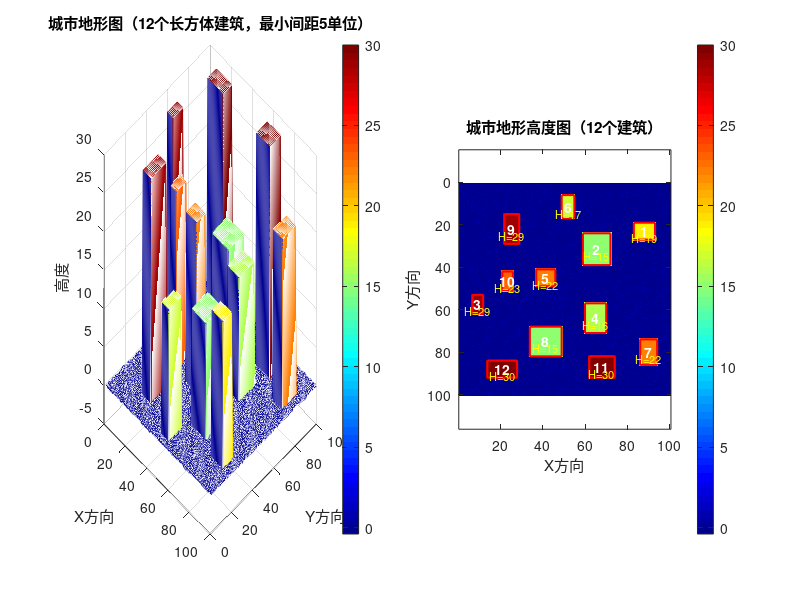
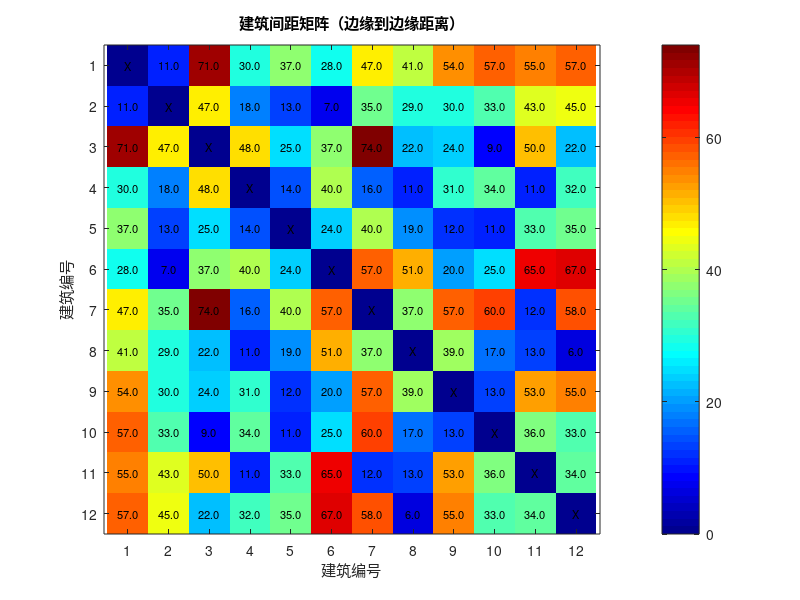

Recreate these plots in MATLAB, in order.
% 自动生成的地形重建脚本 - 纯脚本格式
% 生成时间: 12-Jan-2026 23:03:51
% 参数: 建筑数量=12, 高度范围=15-30, 边缘距离=5, 最小间距=5

% 地图参数
mapSize = [100, 100];
groundHeight = 0;
buildingCount = 12;
minSpacing = 5; % 最小间距参数

% 建筑参数矩阵
% 格式: [x_center, y_center, width, depth, height]
building_params = [
      88.0,   23.0,   10.0,    8.0,   19.0;  % 建筑1
      65.5,   31.5,   13.0,   15.0,   15.0;  % 建筑2
       9.5,   57.5,    5.0,    9.0,   29.0;  % 建筑3
      65.0,   64.0,   10.0,   14.0,   16.0;  % 建筑4
      41.5,   45.0,    9.0,    8.0,   22.0;  % 建筑5
      52.0,   11.5,    6.0,   11.0,   17.0;  % 建筑6
      90.0,   80.0,    8.0,   12.0,   22.0;  % 建筑7
      41.5,   75.0,   15.0,   14.0,   15.0;  % 建筑8
      25.5,   22.0,    7.0,   14.0,   29.0;  % 建筑9
      23.5,   46.5,    5.0,    9.0,   23.0;  % 建筑10
      68.0,   87.0,   12.0,   10.0,   30.0;  % 建筑11
      21.0,   88.0,   14.0,    8.0,   30.0;  % 建筑12
];

% 输出变量
map_z = groundHeight * ones(mapSize);

% 初始化建筑信息结构体
building_info = struct('id', {}, 'center_x', {}, 'center_y', {}, ...
                      'width', {}, 'depth', {}, 'height', {}, ...
                      'x_min', {}, 'x_max', {}, 'y_min', {}, ...
                      'y_max', {}, 'valid', {});

% 放置建筑
% 建筑1
center_x_1 = building_params(1, 1);
center_y_1 = building_params(1, 2);
width_1 = building_params(1, 3);
depth_1 = building_params(1, 4);
height_1 = building_params(1, 5);
x_min_1 = center_x_1 - width_1/2;
x_max_1 = center_x_1 + width_1/2;
y_min_1 = center_y_1 - depth_1/2;
y_max_1 = center_y_1 + depth_1/2;
% 在地形图上放置建筑1
x_start_1 = max(1, floor(x_min_1));
x_end_1 = min(mapSize(2), ceil(x_max_1));
y_start_1 = max(1, floor(y_min_1));
y_end_1 = min(mapSize(1), ceil(y_max_1));
map_z(y_start_1:y_end_1, x_start_1:x_end_1) = height_1;

% 保存建筑1信息
building_info(1).id = 1;
building_info(1).center_x = center_x_1;
building_info(1).center_y = center_y_1;
building_info(1).width = width_1;
building_info(1).depth = depth_1;
building_info(1).height = height_1;
building_info(1).x_min = x_min_1;
building_info(1).x_max = x_max_1;
building_info(1).y_min = y_min_1;
building_info(1).y_max = y_max_1;
building_info(1).valid = true;

% 建筑2
center_x_2 = building_params(2, 1);
center_y_2 = building_params(2, 2);
width_2 = building_params(2, 3);
depth_2 = building_params(2, 4);
height_2 = building_params(2, 5);
x_min_2 = center_x_2 - width_2/2;
x_max_2 = center_x_2 + width_2/2;
y_min_2 = center_y_2 - depth_2/2;
y_max_2 = center_y_2 + depth_2/2;
% 在地形图上放置建筑2
x_start_2 = max(1, floor(x_min_2));
x_end_2 = min(mapSize(2), ceil(x_max_2));
y_start_2 = max(1, floor(y_min_2));
y_end_2 = min(mapSize(1), ceil(y_max_2));
map_z(y_start_2:y_end_2, x_start_2:x_end_2) = height_2;

% 保存建筑2信息
building_info(2).id = 2;
building_info(2).center_x = center_x_2;
building_info(2).center_y = center_y_2;
building_info(2).width = width_2;
building_info(2).depth = depth_2;
building_info(2).height = height_2;
building_info(2).x_min = x_min_2;
building_info(2).x_max = x_max_2;
building_info(2).y_min = y_min_2;
building_info(2).y_max = y_max_2;
building_info(2).valid = true;

% 建筑3
center_x_3 = building_params(3, 1);
center_y_3 = building_params(3, 2);
width_3 = building_params(3, 3);
depth_3 = building_params(3, 4);
height_3 = building_params(3, 5);
x_min_3 = center_x_3 - width_3/2;
x_max_3 = center_x_3 + width_3/2;
y_min_3 = center_y_3 - depth_3/2;
y_max_3 = center_y_3 + depth_3/2;
% 在地形图上放置建筑3
x_start_3 = max(1, floor(x_min_3));
x_end_3 = min(mapSize(2), ceil(x_max_3));
y_start_3 = max(1, floor(y_min_3));
y_end_3 = min(mapSize(1), ceil(y_max_3));
map_z(y_start_3:y_end_3, x_start_3:x_end_3) = height_3;

% 保存建筑3信息
building_info(3).id = 3;
building_info(3).center_x = center_x_3;
building_info(3).center_y = center_y_3;
building_info(3).width = width_3;
building_info(3).depth = depth_3;
building_info(3).height = height_3;
building_info(3).x_min = x_min_3;
building_info(3).x_max = x_max_3;
building_info(3).y_min = y_min_3;
building_info(3).y_max = y_max_3;
building_info(3).valid = true;

% 建筑4
center_x_4 = building_params(4, 1);
center_y_4 = building_params(4, 2);
width_4 = building_params(4, 3);
depth_4 = building_params(4, 4);
height_4 = building_params(4, 5);
x_min_4 = center_x_4 - width_4/2;
x_max_4 = center_x_4 + width_4/2;
y_min_4 = center_y_4 - depth_4/2;
y_max_4 = center_y_4 + depth_4/2;
% 在地形图上放置建筑4
x_start_4 = max(1, floor(x_min_4));
x_end_4 = min(mapSize(2), ceil(x_max_4));
y_start_4 = max(1, floor(y_min_4));
y_end_4 = min(mapSize(1), ceil(y_max_4));
map_z(y_start_4:y_end_4, x_start_4:x_end_4) = height_4;

% 保存建筑4信息
building_info(4).id = 4;
building_info(4).center_x = center_x_4;
building_info(4).center_y = center_y_4;
building_info(4).width = width_4;
building_info(4).depth = depth_4;
building_info(4).height = height_4;
building_info(4).x_min = x_min_4;
building_info(4).x_max = x_max_4;
building_info(4).y_min = y_min_4;
building_info(4).y_max = y_max_4;
building_info(4).valid = true;

% 建筑5
center_x_5 = building_params(5, 1);
center_y_5 = building_params(5, 2);
width_5 = building_params(5, 3);
depth_5 = building_params(5, 4);
height_5 = building_params(5, 5);
x_min_5 = center_x_5 - width_5/2;
x_max_5 = center_x_5 + width_5/2;
y_min_5 = center_y_5 - depth_5/2;
y_max_5 = center_y_5 + depth_5/2;
% 在地形图上放置建筑5
x_start_5 = max(1, floor(x_min_5));
x_end_5 = min(mapSize(2), ceil(x_max_5));
y_start_5 = max(1, floor(y_min_5));
y_end_5 = min(mapSize(1), ceil(y_max_5));
map_z(y_start_5:y_end_5, x_start_5:x_end_5) = height_5;

% 保存建筑5信息
building_info(5).id = 5;
building_info(5).center_x = center_x_5;
building_info(5).center_y = center_y_5;
building_info(5).width = width_5;
building_info(5).depth = depth_5;
building_info(5).height = height_5;
building_info(5).x_min = x_min_5;
building_info(5).x_max = x_max_5;
building_info(5).y_min = y_min_5;
building_info(5).y_max = y_max_5;
building_info(5).valid = true;

% 建筑6
center_x_6 = building_params(6, 1);
center_y_6 = building_params(6, 2);
width_6 = building_params(6, 3);
depth_6 = building_params(6, 4);
height_6 = building_params(6, 5);
x_min_6 = center_x_6 - width_6/2;
x_max_6 = center_x_6 + width_6/2;
y_min_6 = center_y_6 - depth_6/2;
y_max_6 = center_y_6 + depth_6/2;
% 在地形图上放置建筑6
x_start_6 = max(1, floor(x_min_6));
x_end_6 = min(mapSize(2), ceil(x_max_6));
y_start_6 = max(1, floor(y_min_6));
y_end_6 = min(mapSize(1), ceil(y_max_6));
map_z(y_start_6:y_end_6, x_start_6:x_end_6) = height_6;

% 保存建筑6信息
building_info(6).id = 6;
building_info(6).center_x = center_x_6;
building_info(6).center_y = center_y_6;
building_info(6).width = width_6;
building_info(6).depth = depth_6;
building_info(6).height = height_6;
building_info(6).x_min = x_min_6;
building_info(6).x_max = x_max_6;
building_info(6).y_min = y_min_6;
building_info(6).y_max = y_max_6;
building_info(6).valid = true;

% 建筑7
center_x_7 = building_params(7, 1);
center_y_7 = building_params(7, 2);
width_7 = building_params(7, 3);
depth_7 = building_params(7, 4);
height_7 = building_params(7, 5);
x_min_7 = center_x_7 - width_7/2;
x_max_7 = center_x_7 + width_7/2;
y_min_7 = center_y_7 - depth_7/2;
y_max_7 = center_y_7 + depth_7/2;
% 在地形图上放置建筑7
x_start_7 = max(1, floor(x_min_7));
x_end_7 = min(mapSize(2), ceil(x_max_7));
y_start_7 = max(1, floor(y_min_7));
y_end_7 = min(mapSize(1), ceil(y_max_7));
map_z(y_start_7:y_end_7, x_start_7:x_end_7) = height_7;

% 保存建筑7信息
building_info(7).id = 7;
building_info(7).center_x = center_x_7;
building_info(7).center_y = center_y_7;
building_info(7).width = width_7;
building_info(7).depth = depth_7;
building_info(7).height = height_7;
building_info(7).x_min = x_min_7;
building_info(7).x_max = x_max_7;
building_info(7).y_min = y_min_7;
building_info(7).y_max = y_max_7;
building_info(7).valid = true;

% 建筑8
center_x_8 = building_params(8, 1);
center_y_8 = building_params(8, 2);
width_8 = building_params(8, 3);
depth_8 = building_params(8, 4);
height_8 = building_params(8, 5);
x_min_8 = center_x_8 - width_8/2;
x_max_8 = center_x_8 + width_8/2;
y_min_8 = center_y_8 - depth_8/2;
y_max_8 = center_y_8 + depth_8/2;
% 在地形图上放置建筑8
x_start_8 = max(1, floor(x_min_8));
x_end_8 = min(mapSize(2), ceil(x_max_8));
y_start_8 = max(1, floor(y_min_8));
y_end_8 = min(mapSize(1), ceil(y_max_8));
map_z(y_start_8:y_end_8, x_start_8:x_end_8) = height_8;

% 保存建筑8信息
building_info(8).id = 8;
building_info(8).center_x = center_x_8;
building_info(8).center_y = center_y_8;
building_info(8).width = width_8;
building_info(8).depth = depth_8;
building_info(8).height = height_8;
building_info(8).x_min = x_min_8;
building_info(8).x_max = x_max_8;
building_info(8).y_min = y_min_8;
building_info(8).y_max = y_max_8;
building_info(8).valid = true;

% 建筑9
center_x_9 = building_params(9, 1);
center_y_9 = building_params(9, 2);
width_9 = building_params(9, 3);
depth_9 = building_params(9, 4);
height_9 = building_params(9, 5);
x_min_9 = center_x_9 - width_9/2;
x_max_9 = center_x_9 + width_9/2;
y_min_9 = center_y_9 - depth_9/2;
y_max_9 = center_y_9 + depth_9/2;
% 在地形图上放置建筑9
x_start_9 = max(1, floor(x_min_9));
x_end_9 = min(mapSize(2), ceil(x_max_9));
y_start_9 = max(1, floor(y_min_9));
y_end_9 = min(mapSize(1), ceil(y_max_9));
map_z(y_start_9:y_end_9, x_start_9:x_end_9) = height_9;

% 保存建筑9信息
building_info(9).id = 9;
building_info(9).center_x = center_x_9;
building_info(9).center_y = center_y_9;
building_info(9).width = width_9;
building_info(9).depth = depth_9;
building_info(9).height = height_9;
building_info(9).x_min = x_min_9;
building_info(9).x_max = x_max_9;
building_info(9).y_min = y_min_9;
building_info(9).y_max = y_max_9;
building_info(9).valid = true;

% 建筑10
center_x_10 = building_params(10, 1);
center_y_10 = building_params(10, 2);
width_10 = building_params(10, 3);
depth_10 = building_params(10, 4);
height_10 = building_params(10, 5);
x_min_10 = center_x_10 - width_10/2;
x_max_10 = center_x_10 + width_10/2;
y_min_10 = center_y_10 - depth_10/2;
y_max_10 = center_y_10 + depth_10/2;
% 在地形图上放置建筑10
x_start_10 = max(1, floor(x_min_10));
x_end_10 = min(mapSize(2), ceil(x_max_10));
y_start_10 = max(1, floor(y_min_10));
y_end_10 = min(mapSize(1), ceil(y_max_10));
map_z(y_start_10:y_end_10, x_start_10:x_end_10) = height_10;

% 保存建筑10信息
building_info(10).id = 10;
building_info(10).center_x = center_x_10;
building_info(10).center_y = center_y_10;
building_info(10).width = width_10;
building_info(10).depth = depth_10;
building_info(10).height = height_10;
building_info(10).x_min = x_min_10;
building_info(10).x_max = x_max_10;
building_info(10).y_min = y_min_10;
building_info(10).y_max = y_max_10;
building_info(10).valid = true;

% 建筑11
center_x_11 = building_params(11, 1);
center_y_11 = building_params(11, 2);
width_11 = building_params(11, 3);
depth_11 = building_params(11, 4);
height_11 = building_params(11, 5);
x_min_11 = center_x_11 - width_11/2;
x_max_11 = center_x_11 + width_11/2;
y_min_11 = center_y_11 - depth_11/2;
y_max_11 = center_y_11 + depth_11/2;
% 在地形图上放置建筑11
x_start_11 = max(1, floor(x_min_11));
x_end_11 = min(mapSize(2), ceil(x_max_11));
y_start_11 = max(1, floor(y_min_11));
y_end_11 = min(mapSize(1), ceil(y_max_11));
map_z(y_start_11:y_end_11, x_start_11:x_end_11) = height_11;

% 保存建筑11信息
building_info(11).id = 11;
building_info(11).center_x = center_x_11;
building_info(11).center_y = center_y_11;
building_info(11).width = width_11;
building_info(11).depth = depth_11;
building_info(11).height = height_11;
building_info(11).x_min = x_min_11;
building_info(11).x_max = x_max_11;
building_info(11).y_min = y_min_11;
building_info(11).y_max = y_max_11;
building_info(11).valid = true;

% 建筑12
center_x_12 = building_params(12, 1);
center_y_12 = building_params(12, 2);
width_12 = building_params(12, 3);
depth_12 = building_params(12, 4);
height_12 = building_params(12, 5);
x_min_12 = center_x_12 - width_12/2;
x_max_12 = center_x_12 + width_12/2;
y_min_12 = center_y_12 - depth_12/2;
y_max_12 = center_y_12 + depth_12/2;
% 在地形图上放置建筑12
x_start_12 = max(1, floor(x_min_12));
x_end_12 = min(mapSize(2), ceil(x_max_12));
y_start_12 = max(1, floor(y_min_12));
y_end_12 = min(mapSize(1), ceil(y_max_12));
map_z(y_start_12:y_end_12, x_start_12:x_end_12) = height_12;

% 保存建筑12信息
building_info(12).id = 12;
building_info(12).center_x = center_x_12;
building_info(12).center_y = center_y_12;
building_info(12).width = width_12;
building_info(12).depth = depth_12;
building_info(12).height = height_12;
building_info(12).x_min = x_min_12;
building_info(12).x_max = x_max_12;
building_info(12).y_min = y_min_12;
building_info(12).y_max = y_max_12;
building_info(12).valid = true;

% 添加地面纹理（使用固定随机种子确保可重现）
rng(42); % 固定随机种子
ground_mask = (map_z == groundHeight);
ground_noise = randn(mapSize) * 0.1;
map_z = map_z + ground_mask .* ground_noise;

% 恢复建筑高度
x_start_1 = max(1, floor(x_min_1));
x_end_1 = min(mapSize(2), ceil(x_max_1));
y_start_1 = max(1, floor(y_min_1));
y_end_1 = min(mapSize(1), ceil(y_max_1));
map_z(y_start_1:y_end_1, x_start_1:x_end_1) = height_1;
x_start_2 = max(1, floor(x_min_2));
x_end_2 = min(mapSize(2), ceil(x_max_2));
y_start_2 = max(1, floor(y_min_2));
y_end_2 = min(mapSize(1), ceil(y_max_2));
map_z(y_start_2:y_end_2, x_start_2:x_end_2) = height_2;
x_start_3 = max(1, floor(x_min_3));
x_end_3 = min(mapSize(2), ceil(x_max_3));
y_start_3 = max(1, floor(y_min_3));
y_end_3 = min(mapSize(1), ceil(y_max_3));
map_z(y_start_3:y_end_3, x_start_3:x_end_3) = height_3;
x_start_4 = max(1, floor(x_min_4));
x_end_4 = min(mapSize(2), ceil(x_max_4));
y_start_4 = max(1, floor(y_min_4));
y_end_4 = min(mapSize(1), ceil(y_max_4));
map_z(y_start_4:y_end_4, x_start_4:x_end_4) = height_4;
x_start_5 = max(1, floor(x_min_5));
x_end_5 = min(mapSize(2), ceil(x_max_5));
y_start_5 = max(1, floor(y_min_5));
y_end_5 = min(mapSize(1), ceil(y_max_5));
map_z(y_start_5:y_end_5, x_start_5:x_end_5) = height_5;
x_start_6 = max(1, floor(x_min_6));
x_end_6 = min(mapSize(2), ceil(x_max_6));
y_start_6 = max(1, floor(y_min_6));
y_end_6 = min(mapSize(1), ceil(y_max_6));
map_z(y_start_6:y_end_6, x_start_6:x_end_6) = height_6;
x_start_7 = max(1, floor(x_min_7));
x_end_7 = min(mapSize(2), ceil(x_max_7));
y_start_7 = max(1, floor(y_min_7));
y_end_7 = min(mapSize(1), ceil(y_max_7));
map_z(y_start_7:y_end_7, x_start_7:x_end_7) = height_7;
x_start_8 = max(1, floor(x_min_8));
x_end_8 = min(mapSize(2), ceil(x_max_8));
y_start_8 = max(1, floor(y_min_8));
y_end_8 = min(mapSize(1), ceil(y_max_8));
map_z(y_start_8:y_end_8, x_start_8:x_end_8) = height_8;
x_start_9 = max(1, floor(x_min_9));
x_end_9 = min(mapSize(2), ceil(x_max_9));
y_start_9 = max(1, floor(y_min_9));
y_end_9 = min(mapSize(1), ceil(y_max_9));
map_z(y_start_9:y_end_9, x_start_9:x_end_9) = height_9;
x_start_10 = max(1, floor(x_min_10));
x_end_10 = min(mapSize(2), ceil(x_max_10));
y_start_10 = max(1, floor(y_min_10));
y_end_10 = min(mapSize(1), ceil(y_max_10));
map_z(y_start_10:y_end_10, x_start_10:x_end_10) = height_10;
x_start_11 = max(1, floor(x_min_11));
x_end_11 = min(mapSize(2), ceil(x_max_11));
y_start_11 = max(1, floor(y_min_11));
y_end_11 = min(mapSize(1), ceil(y_max_11));
map_z(y_start_11:y_end_11, x_start_11:x_end_11) = height_11;
x_start_12 = max(1, floor(x_min_12));
x_end_12 = min(mapSize(2), ceil(x_max_12));
y_start_12 = max(1, floor(y_min_12));
y_end_12 = min(mapSize(1), ceil(y_max_12));
map_z(y_start_12:y_end_12, x_start_12:x_end_12) = height_12;

% 建筑间距检查
fprintf('建筑间距检查：\n');
fprintf('======================================\n');
all_spacing_ok = true;
for i = 1:buildingCount
    for j = i+1:buildingCount
        % 计算两个建筑之间的最小距离（边缘到边缘）
        dist_x = max(0, building_info(i).x_min - building_info(j).x_max);
        dist_x = max(dist_x, building_info(j).x_min - building_info(i).x_max);
        dist_y = max(0, building_info(i).y_min - building_info(j).y_max);
        dist_y = max(dist_y, building_info(j).y_min - building_info(i).y_max);
        edge_dist = max(dist_x, dist_y);
        
        if edge_dist < minSpacing
            fprintf('警告: 建筑%d和建筑%d之间的间距(%.1f)小于最小要求(%d)\n', ...
                    i, j, edge_dist, minSpacing);
            all_spacing_ok = false;
        else
            fprintf('建筑%d和建筑%d之间的间距: %.1f (符合要求)\n', i, j, edge_dist);
        end
    end
end

if all_spacing_ok
    fprintf('\n所有建筑间距检查通过！\n');
else
    fprintf('\n存在建筑间距不符合要求！\n');
end
fprintf('======================================\n\n');

% 显示建筑信息汇总
fprintf('建筑信息汇总（共%d个建筑）：\n', buildingCount);
fprintf('======================================\n');
for b = 1:buildingCount
    fprintf('建筑 %2d: 中心(%3.1f,%3.1f), 尺寸(%2.0fx%2.0f), 高度%2.0f\n', ...
            b, building_info(b).center_x, building_info(b).center_y, ...
            building_info(b).width, building_info(b).depth, ...
            building_info(b).height);
end

% 计算并显示建筑覆盖率
building_area = 0;
for b = 1:buildingCount
    building_area = building_area + building_info(b).width * building_info(b).depth;
end
total_area = mapSize(1) * mapSize(2);
coverage = building_area / total_area * 100;

% 计算建筑间的平均间距
if buildingCount > 1
    total_spacing = 0;
    spacing_count = 0;
    
    for i = 1:buildingCount
        for j = i+1:buildingCount
            % 计算中心距离
            dist_center = sqrt((building_info(i).center_x - building_info(j).center_x)^2 + ...
                              (building_info(i).center_y - building_info(j).center_y)^2);
            total_spacing = total_spacing + dist_center;
            spacing_count = spacing_count + 1;
        end
    end
    
    avg_spacing = total_spacing / spacing_count;
else
    avg_spacing = 0;
end

fprintf('======================================\n');
fprintf('建筑总面积: %.0f 单位^2\n', building_area);
fprintf('总地图面积: %d 单位^2\n', total_area);
fprintf('建筑覆盖率: %.1f%%\n', coverage);
fprintf('建筑间平均中心距离: %.1f 单位\n', avg_spacing);
fprintf('======================================\n\n');

% =================== 可视化部分 ===================
% 创建第一个图形：3D网格图和2D平面图
figure('Position', [100, 100, 1400, 600]);

% 3D网格图
subplot(1, 2, 1);
mesh(map_z);
title(sprintf('城市地形图（%d个长方体建筑，最小间距%d单位）', buildingCount, minSpacing));
xlabel('X方向');
ylabel('Y方向');
zlabel('高度');
colormap(jet);
colorbar;
view(45, 30);
grid on;

% 2D平面图（高度图）
subplot(1, 2, 2);
imagesc(map_z);
title(sprintf('城市地形高度图（%d个建筑）', buildingCount));
xlabel('X方向');
ylabel('Y方向');
colorbar;
axis equal tight;
hold on;

% 在2D图上标注建筑轮廓和编号
for b = 1:buildingCount
    % 绘制建筑轮廓
    rectangle('Position', [building_info(b).x_min, building_info(b).y_min, ...
              building_info(b).width, building_info(b).depth], ...
              'EdgeColor', 'r', 'LineWidth', 1.5, 'LineStyle', '-');
    
    % 标注建筑编号
    text(building_info(b).center_x, building_info(b).center_y, ...
         sprintf('%d', b), 'HorizontalAlignment', 'center', ...
         'VerticalAlignment', 'middle', 'Color', 'w', 'FontWeight', 'bold', 'FontSize', 10);
    
    % 标注建筑高度
    text(building_info(b).center_x, building_info(b).center_y + 3, ...
         sprintf('H=%d', building_info(b).height), 'HorizontalAlignment', 'center', ...
         'VerticalAlignment', 'middle', 'Color', 'y', 'FontSize', 8);
end
hold off;

% 创建第二个图形：间距矩阵图
figure('Position', [100, 100, 800, 600]);
spacing_matrix = zeros(buildingCount, buildingCount);

for i = 1:buildingCount
    for j = 1:buildingCount
        if i == j
            spacing_matrix(i, j) = 0;
        else
            % 计算边缘到边缘的最小距离
            dist_x = max(0, building_info(i).x_min - building_info(j).x_max);
            dist_x = max(dist_x, building_info(j).x_min - building_info(i).x_max);
            dist_y = max(0, building_info(i).y_min - building_info(j).y_max);
            dist_y = max(dist_y, building_info(j).y_min - building_info(i).y_max);
            spacing_matrix(i, j) = max(dist_x, dist_y);
        end
    end
end

imagesc(spacing_matrix);
title('建筑间距矩阵（边缘到边缘距离）');
xlabel('建筑编号');
ylabel('建筑编号');
colorbar;
colormap(jet);

% 在矩阵图上标注数值
for i = 1:buildingCount
    for j = 1:buildingCount
        if i ~= j
            % 使用if-else语句
            if spacing_matrix(i, j) < minSpacing
                text_color = 'r';
            else
                text_color = 'k';
            end
            
            text(j, i, sprintf('%.1f', spacing_matrix(i, j)), ...
                 'HorizontalAlignment', 'center', 'FontSize', 8, ...
                 'Color', text_color);
        else
            text(j, i, 'X', 'HorizontalAlignment', 'center', 'FontSize', 8);
        end
    end
end

set(gca, 'XTick', 1:buildingCount);
set(gca, 'YTick', 1:buildingCount);
axis equal tight;

% 清理临时变量
clear ground_mask ground_noise all_spacing_ok edge_dist dist_x dist_y i j;
clear center_x_1 center_y_1 width_1 depth_1 height_1;
clear x_min_1 x_max_1 y_min_1 y_max_1;
clear x_start_1 x_end_1 y_start_1 y_end_1;
clear center_x_2 center_y_2 width_2 depth_2 height_2;
clear x_min_2 x_max_2 y_min_2 y_max_2;
clear x_start_2 x_end_2 y_start_2 y_end_2;
clear center_x_3 center_y_3 width_3 depth_3 height_3;
clear x_min_3 x_max_3 y_min_3 y_max_3;
clear x_start_3 x_end_3 y_start_3 y_end_3;
clear center_x_4 center_y_4 width_4 depth_4 height_4;
clear x_min_4 x_max_4 y_min_4 y_max_4;
clear x_start_4 x_end_4 y_start_4 y_end_4;
clear center_x_5 center_y_5 width_5 depth_5 height_5;
clear x_min_5 x_max_5 y_min_5 y_max_5;
clear x_start_5 x_end_5 y_start_5 y_end_5;
clear center_x_6 center_y_6 width_6 depth_6 height_6;
clear x_min_6 x_max_6 y_min_6 y_max_6;
clear x_start_6 x_end_6 y_start_6 y_end_6;
clear center_x_7 center_y_7 width_7 depth_7 height_7;
clear x_min_7 x_max_7 y_min_7 y_max_7;
clear x_start_7 x_end_7 y_start_7 y_end_7;
clear center_x_8 center_y_8 width_8 depth_8 height_8;
clear x_min_8 x_max_8 y_min_8 y_max_8;
clear x_start_8 x_end_8 y_start_8 y_end_8;
clear center_x_9 center_y_9 width_9 depth_9 height_9;
clear x_min_9 x_max_9 y_min_9 y_max_9;
clear x_start_9 x_end_9 y_start_9 y_end_9;
clear center_x_10 center_y_10 width_10 depth_10 height_10;
clear x_min_10 x_max_10 y_min_10 y_max_10;
clear x_start_10 x_end_10 y_start_10 y_end_10;
clear center_x_11 center_y_11 width_11 depth_11 height_11;
clear x_min_11 x_max_11 y_min_11 y_max_11;
clear x_start_11 x_end_11 y_start_11 y_end_11;
clear center_x_12 center_y_12 width_12 depth_12 height_12;
clear x_min_12 x_max_12 y_min_12 y_max_12;
clear x_start_12 x_end_12 y_start_12 y_end_12;
clear building_area total_area coverage total_spacing spacing_count avg_spacing;
clear spacing_matrix text_color;

% 显示完成信息
fprintf('地形重建完成！\n');
fprintf('建筑数量: %d\n', buildingCount);
fprintf('地图尺寸: 100x100\n');
fprintf('已生成可视化图形。\n');
